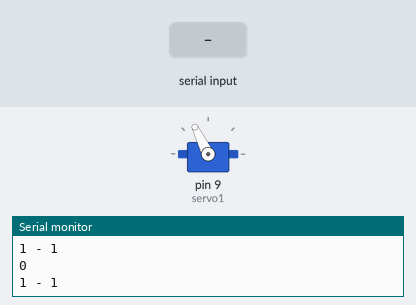
This sketch was run on a simulated Arduino Uno, built with avr-gcc and run on an emulated ATmega328P. Parts: servo, the last lines printed to the serial monitor. The test bench sets the inputs (shaded band).

Above: at 1.27 s.
1.3 s: "1\n" received over Serial
At 2.1 s:
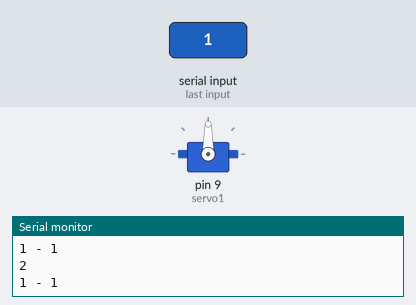
At 2.7 s:
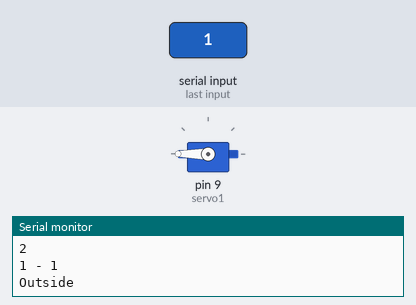
4.3 s: "90,45\n" received over Serial
7.3 s: "30,150\n" received over Serial
Timing chart, 0 to 16.3 s (numbered marks = the images above; inputs shaded):
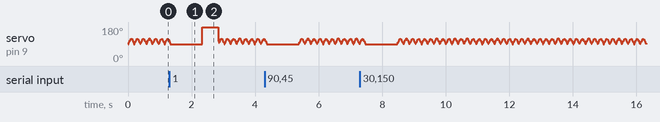

The sketch:

sorter_sketch.ino
```cpp
#include <Servo.h>
#include <string.h>


// Pin assignments and variables/object declarations.

int servoPin = 9;
int digit1 = 1;
int digit2 = 1;
String receivedString;
Servo servo1;

// Functions Declarations.


int movementDecision(int digit1, int digit2);

void setup() {

  servo1.attach(9);
  Serial.begin(115200);

}

void loop() {


 // this while loop will run until something appears at the Serial communication channel

  while(Serial.available() == 0) {

    movementDecision(0, 0);

    // Debugging print statements.
    Serial.println(Serial.available());
    Serial.print(digit1);
    Serial.print(" - ");
    Serial.print(digit2);
    Serial.println("");

    }

  // read the string from the communication channel
  receivedString=Serial.readString();
  Serial.print("Outside ");


  // Assign digit1 and digit2 to the digits of the signal.
  digit1 = receivedString.substring(0, 1).toInt(); // Extract the first digit and convert to integer
  digit2 = receivedString.substring(1, 2).toInt(); // Extract the second digit and convert to integer

  movementDecision(digit1, digit2);

  // Printing Lines for debugging and displaying the digit combinations: 00, 01, 10, and 11.
  Serial.print(digit1);
  Serial.print(" - ");
  Serial.print(digit2);
  Serial.println("");


}


int movementDecision(int digit1, int digit2) {

  if ((digit1 == 0 && digit2 == 0)) {

  // Default Movement, back and forth.

      for (int pos = 90; pos <= 120; pos += 1) {
          servo1.write(pos);
          delay(3);
      }
      for (int pos = 120; pos >= 90; pos -= 1) {
           servo1.write(pos);
          delay(3);
      }

  }

  else if (digit1 == 1 && digit2 == 0) {

    // Drop the object to the left.
    servo1.write(180);
    delay(500);
    servo1.write(105);

  }

  else if (digit1 == 0 && digit2 == 1) {

    // Drop the object to the right.
    servo1.write(30);
    delay(500);
    servo1.write(105);


  }

  else {

    return -1; // Invalid Reading, return -1. Also, can be a used as a way to stop servo movement by entering 11 as the signal.
  }

  return 1; // Successfull Movement, return 1.
}


/* MRAA STUFF WE ARE NOT USING ANYMORE

int pin1 = A0;
int pin2 = A1;
int analogValue1 = 0;
int analogValue2 = 0;

pinMode(pin1, INPUT);
pinMode(pin2, INPUT);

int assignDigit(int analogValue) {

  if (analogValue > 50) {
    return 1;
  }
  else {
    return 0;
  }
};
analogValue1 = analogRead(pin1);
analogValue2 = analogRead(pin2);
digit1 = assignDigit(analogValue1);
digit2 = assignDigit(analogValue2);

*/
```
